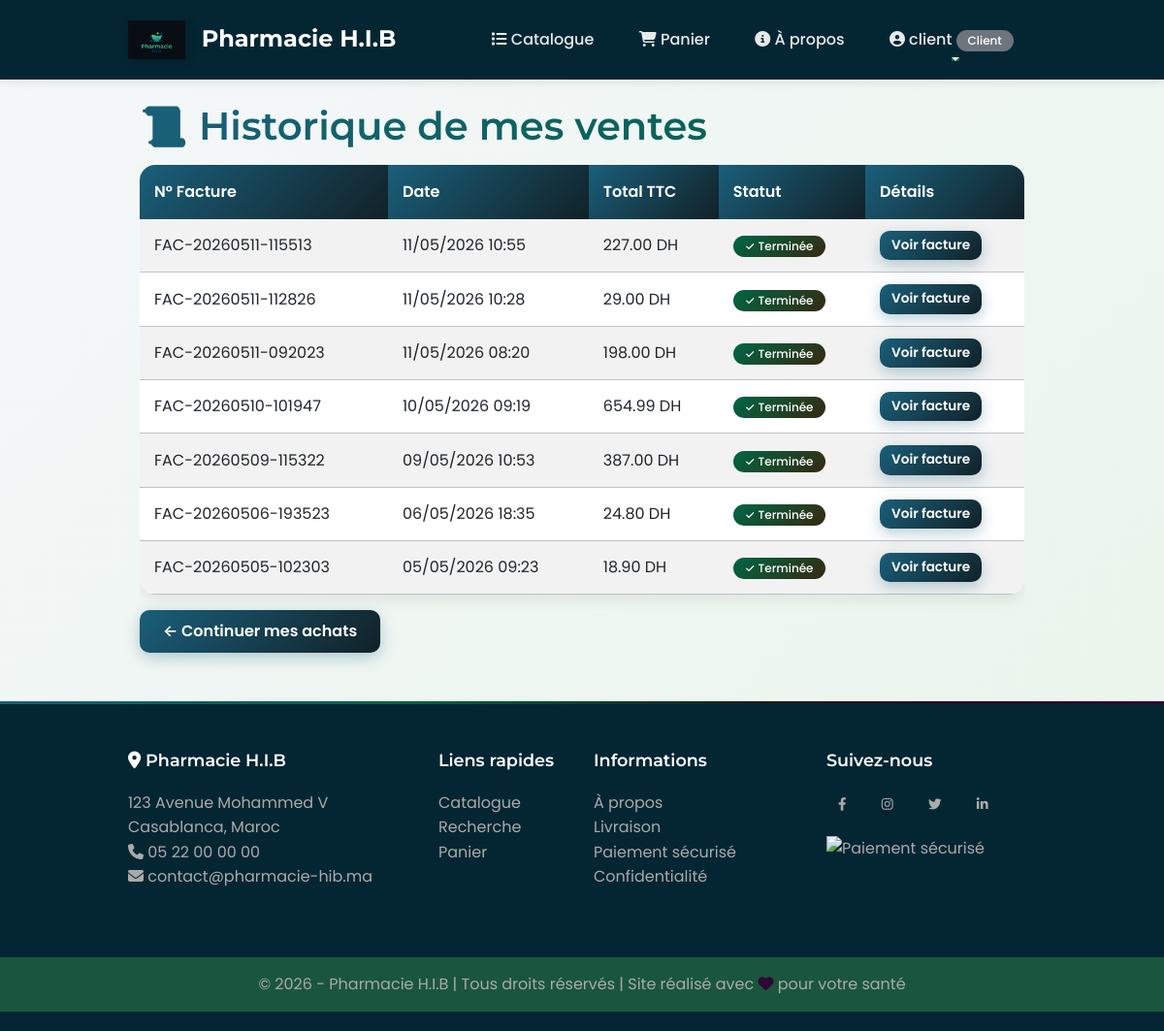
The page /ventes/historique/ (signed in) on the database its author committed.
### users/models.py (models this page shows, shortened)
class Profile(models.Model):
    ROLE_CHOICES = [
        ('client', 'Client'),
        ('pharmacien', 'Pharmacien'),
        ('admin', 'Administrateur'),
    ]
    user = models.OneToOneField(User, on_delete=models.CASCADE)
    role = models.CharField(max_length=20, choices=ROLE_CHOICES, default='client')
    telephone = models.CharField(max_length=20, blank=True)
    adresse = models.TextField(blank=True)

### ventes/models.py (models this page shows, shortened)
class Vente(models.Model):
    STATUT_CHOICES = [
        ('en_cours', 'En cours'),
        ('terminee', 'Terminée'),
        ('annulee', 'Annulée'),
    ]
    PAIEMENT_CHOICES = [
        ('carte', 'Paiement par carte'),
        ('livraison', 'Paiement à la livraison'),
        ('effectue', 'Paiement effectué'),
        ('en_attente', 'Paiement en attente'),
    ]
    numero_facture = models.CharField(max_length=50, unique=True)
    utilisateur = models.ForeignKey(User, on_delete=models.CASCADE)
    date_vente = models.DateTimeField(auto_now_add=True)
    total_ttc = models.DecimalField(max_digits=10, decimal_places=2, default=0)
    statut = models.CharField(max_length=20, choices=STATUT_CHOICES, default='en_cours')
    mode_paiement = models.CharField(max_length=20, choices=PAIEMENT_CHOICES, default='livraison')
    class Meta:
        ordering = ['-date_vente']

### ventes/views.py (the view)
# urls.py: path('historique/', views.historique_ventes, name='historique'),
@login_required
def historique_ventes(request):
    ventes = Vente.objects.filter(utilisateur=request.user).order_by('-date_vente')
    return render(request, 'ventes/historique.html', {'ventes': ventes})

### pharmacie/context_processors.py (called while the page is built)
def alertes_context(request):
    if request.user.is_authenticated and request.user.profile.role in ['admin', 'pharmacien']:
        rupture = Medicament.objects.filter(quantite_stock=0).count()
        critique = Medicament.objects.filter(quantite_stock__lte=Medicament.objects.values('seuil_alerte')).count()
        date_limite = timezone.now().date() + timedelta(days=30)
        expirant = Medicament.objects.filter(date_expiration__lte=date_limite, date_expiration__gte=timezone.now().date()).count()
        expires = Medicament.objects.filter(date_expiration__lt=timezone.now().date()).count()
        total_alertes = rupture + critique + expirant + expires
    else:
        total_alertes = 0
    return {'total_alertes': total_alertes}

### ventes/templates/ventes/historique.html (shortened to what this page needs)
{% extends 'base.html' %}
{% block content %}
<div class="container">
    <h1>📜 Historique de mes ventes</h1>
    {% if ventes %}
    <div class="table-responsive">
        <table class="table table-striped table-hover">
            <thead class="table-dark">
                <tr>
                    <th>N° Facture</th>
                    <th>Date</th>
                    <th>Total TTC</th>
                    <th>Statut</th>
                    <th>Détails</th>
                </tr>
            </thead>
            <tbody>
                {% for vente in ventes %}
                <tr>
                    <td>{{ vente.numero_facture }}</td>
                    <td>{{ vente.date_vente|date:"d/m/Y H:i" }}</td>
                    <td>{{ vente.total_ttc }} DH</td>
                    <td>
                        {% if vente.statut == 'terminee' %}
                            <span class="badge bg-success">✓ Terminée</span>
                        {% elif vente.statut == 'annulee' %}
                            <span class="badge bg-danger">✗ Annulée</span>
                        {% else %}
                            <span class="badge bg-warning">⏳ En cours</span>
                        {% endif %}
                    </td>
                    <td>
                        <a href="{% url 'ventes:facture' vente.id %}" class="btn btn-sm btn-primary">
                            Voir facture
                        </a>
                    </td>
                </tr>
                {% endfor %}
            </tbody>
        </table>
    </div>
    {% else %}
    <div class="alert alert-info text-center">
        <i class="fas fa-shopping-cart fa-3x mb-3 d-block"></i>
        <h4>Vous n'avez pas encore passé de commande</h4>
        <p>Visitez notre <a href="{% url 'stock:liste_medicaments' %}">catalogue</a> pour effectuer votre premier achat !</p>
    </div>
    {% endif %}
    <a href="{% url 'stock:liste_medicaments' %}" class="btn btn-primary">
        ← Continuer mes achats
    </a>
</div>
{% endblock %}

### templates/base.html (shortened to what this page needs)
<!DOCTYPE html>
<html lang="fr">
<head>
    <link href="https://cdn.jsdelivr.net/npm/bootstrap@5.3.0/dist/css/bootstrap.min.css" rel="stylesheet">
    <link rel="stylesheet" href="https://cdnjs.cloudflare.com/ajax/libs/font-awesome/6.4.0/css/all.min.css">
    {% load static %}
    <link rel="stylesheet" href="{% static 'css/style.css' %}">
</head>
<body>
    <nav class="navbar navbar-expand-lg navbar-dark bg-pharmacy sticky-top">
        <div class="container">
            <a class="navbar-brand" href="{% url 'stock:liste_medicaments' %}">
                <img src="{% static 'images/image.png' %}" alt="H.I.B">
                Pharmacie H.I.B
            </a>
            <div class="collapse navbar-collapse" id="navbarNav">
                <ul class="navbar-nav ms-auto">
                    <li class="nav-item">
                        <a class="nav-link" href="{% url 'stock:liste_medicaments' %}">
                            <i class="fas fa-list"></i> Catalogue
                        </a>
                    </li>
                    {% if user.is_authenticated and user.profile.role == 'client' %}
                        <li class="nav-item">
                            <a class="nav-link" href="{% url 'ventes:panier' %}">
                                <i class="fas fa-shopping-cart"></i> Panier
                            </a>
                        </li>
                    {% endif %}
                    <li class="nav-item">
                        <a class="nav-link" href="{% url 'stock:about' %}">
                            <i class="fas fa-info-circle"></i> À propos
                        </a>
                    </li>
                    {% if user.is_authenticated %}
                        <li class="nav-item dropdown">
                            <a class="nav-link dropdown-toggle" href="#" data-bs-toggle="dropdown">
                                <i class="fas fa-user-circle"></i> {{ user.username }}
                                <span class="badge bg-secondary">{{ user.profile.get_role_display }}</span>
                            </a>
                        </li>
                    {% endif %}
                </ul>
            </div>
        </div>
    </nav>
    <main class="container mt-4">
        {% block content %}
        {% endblock %}
    </main>
    <footer class="footer">
        <div class="container">
            <div class="row">
                <div class="col-md-4 mb-4">
                    <h5><i class="fas fa-map-marker-alt"></i> Pharmacie H.I.B</h5>
                    <p>123 Avenue Mohammed V<br>
                    Casablanca, Maroc<br>
                    <i class="fas fa-phone"></i> 05 22 00 00 00<br>
                    <i class="fas fa-envelope"></i> contact@pharmacie-hib.ma</p>
                </div>
                <div class="col-md-2 mb-4">
                    <h5>Liens rapides</h5>
                    <ul class="list-unstyled">
                        <li><a href="{% url 'stock:liste_medicaments' %}">Catalogue</a></li>
                        <li><a href="{% url 'stock:recherche' %}">Recherche</a></li>
                        <li><a href="{% url 'ventes:panier' %}">Panier</a></li>
                    </ul>
                </div>
                <div class="col-md-3 mb-4">
                    <h5>Informations</h5>
                    <ul class="list-unstyled">
                        <li><a href="#">À propos</a></li>
                        <li><a href="#">Livraison</a></li>
                        <li><a href="#">Paiement sécurisé</a></li>
                        <li><a href="#">Confidentialité</a></li>
                    </ul>
                </div>
                <div class="col-md-3 mb-4">
                    <h5>Suivez-nous</h5>
                    <div class="social-links">
                        <a href="#" class="btn btn-outline-light btn-sm me-2"><i class="fab fa-facebook-f"></i></a>
                        <a href="#" class="btn btn-outline-light btn-sm me-2"><i class="fab fa-instagram"></i></a>
                        <a href="#" class="btn btn-outline-light btn-sm me-2"><i class="fab fa-twitter"></i></a>
                        <a href="#" class="btn btn-outline-light btn-sm"><i class="fab fa-linkedin-in"></i></a>
                    </div>
                    <div class="mt-3">
                        <img src="{% static 'images/paiement.png' %}" alt="Paiement sécurisé" style="height: 40px;" class="img-fluid">
                    </div>
                </div>
            </div>
        </div>
        <div class="footer-bottom">
            <div class="container text-center">
                <p class="mb-0">&copy; 2026 - Pharmacie H.I.B | Tous droits réservés | Site réalisé avec <i class="fas fa-heart text-danger"></i> pour votre santé</p>
            </div>
        </div>
    </footer>
</body>
</html>

### static/css/style.css (style rules this page uses)
:root { --pharma-blue: #1a5f7a; --pharma-blue-dark: #0e3d4f; --pharma-blue-light: #112127; --pharma-green: #006644; --pharma-green-dark: #003366 ; --pharma-green-light: #362911; --pharma-orange: #1C1C1C; --pharma-red: #2f0735; --pharma-yellow: #202908; --pharma-purple: #9b59b6; --dark: #2c3e50; --gray-dark: #34495e; --gray: #7f8c8d; --gray-light: #bdc3c7; --light: #ecf0f1; --white: #ffffff; --black: #1a1a2e; --shadow-sm: 0 2px 4px rgba(0,0,0,0.05); --shadow-md: 0 5px 15px rgba(0,0,0,0.08); --shadow-lg: 0 10px 25px rgba(0,0,0,0.1); --shadow-xl: 0 20px 40px rgba(0,0,0,0.15); --shadow-primary: 0 5px 15px rgba(26,95,122,0.3); --shadow-green: 0 5px 15px rgba(39,174,96,0.3); --spacing-xs: 0.25rem; --spacing-sm: 0.5rem; --spacing-md: 1rem; --spacing-lg: 1.5rem; --spacing-xl: 2rem; --spacing-xxl: 3rem; --radius-sm: 6px; --radius-md: 10px; --radius-lg: 16px; --radius-xl: 24px; --radius-round: 50%; --transition-fast: 0.15s ease; --transition-normal: 0.3s ease; --transition-slow: 0.5s ease; --font-primary: 'Poppins', -apple-system, BlinkMacSystemFont, 'Segoe UI', Roboto, sans-serif; --font-heading: 'Montserrat', var(--font-primary); }
* { margin: 0; padding: 0; box-sizing: border-box; }
html { scroll-behavior: smooth; }
body { font-family: var(--font-primary); background: linear-gradient(135deg, #f5f7fa 0%, #e8f5e9 100%); color: var(--dark); line-height: 1.6; min-height: 100vh; }
h1, h2, h3, h4, h5, h6 { font-family: var(--font-heading); font-weight: 600; margin-bottom: var(--spacing-md); }
h1 { font-size: 2.5rem; background: linear-gradient(135deg, var(--pharma-blue), var(--pharma-green)); -webkit-background-clip: text; -webkit-text-fill-color: transparent; background-clip: text; }
h5 { font-size: 1.1rem; }
.navbar { background: linear-gradient(135deg, var(--pharma-blue), var(--pharma-blue-light)); padding: 0.8rem 0; box-shadow: var(--shadow-lg); position: sticky; top: 0; z-index: 1000; }
.navbar-brand { font-family: var(--font-heading); font-weight: 700; font-size: 1.6rem; position: relative; padding: 0.5rem 0; }
.navbar-brand img { height: 45px; margin-right: 12px; transition: var(--transition-normal); filter: drop-shadow(2px 2px 4px rgba(0,0,0,0.2)); }
.nav-link { color: rgba(255,255,255,0.9) !important; font-weight: 500; margin: 0 4px; padding: 0.6rem 1.2rem !important; border-radius: var(--radius-md); transition: var(--transition-normal); position: relative; }
.nav-link::after { content: ''; position: absolute; bottom: 0; left: 50%; width: 0; height: 2px; background: var(--pharma-green); transition: var(--transition-normal); transform: translateX(-50%); }
.btn { border: none; border-radius: var(--radius-md); padding: 10px 24px; font-weight: 600; transition: var(--transition-normal); position: relative; overflow: hidden; cursor: pointer; }
.btn::before { content: ''; position: absolute; top: 50%; left: 50%; width: 0; height: 0; background: rgba(255,255,255,0.2); border-radius: var(--radius-round); transform: translate(-50%, -50%); transition: width 0.6s, height 0.6s; }
.btn-primary { background: linear-gradient(135deg, var(--pharma-blue), var(--pharma-blue-light)); color: white; box-shadow: var(--shadow-primary); }
.btn-sm { padding: 5px 12px; font-size: 0.85rem; }
.table { border-radius: var(--radius-lg); overflow: hidden; box-shadow: var(--shadow-md); }
.table thead th { background: linear-gradient(135deg, var(--pharma-blue), var(--pharma-blue-light)); color: white; border: none; padding: 15px; font-weight: 600; }
.table tbody tr { transition: var(--transition-fast); border-bottom: 1px solid var(--gray-light); }
.table tbody td { padding: 12px 15px; vertical-align: middle; }
.badge { padding: 5px 12px; border-radius: 20px; font-weight: 500; font-size: 0.75rem; }
footer { background: linear-gradient(135deg, var(--pharma-blue-dark), var(--dark)); color: rgba(255,255,255,0.7); padding: 40px 0 20px; margin-top: 60px; position: relative; }
footer::before { content: ''; position: absolute; top: 0; left: 0; right: 0; height: 3px; background: linear-gradient(90deg, var(--pharma-blue), var(--pharma-green), var(--pharma-orange), var(--pharma-red)); }
footer p { margin: 0; }
@media (max-width: 1200px) { .container { max-width: 960px; } }
.text-danger { color: var(--pharma-red) !important; }
.bg-success { background: linear-gradient(135deg, var(--pharma-green), var(--pharma-green-light)) !important; }

### rows shown on the page
Vente: numero_facture "FAC-20260511-115513", date_vente "11/05/2026 10:55", total_ttc "227.00", statut "✓ Terminée"
Vente: numero_facture "FAC-20260511-112826", date_vente "11/05/2026 10:28", total_ttc "29.00", statut "✓ Terminée"
Vente: numero_facture "FAC-20260511-092023", date_vente "11/05/2026 08:20", total_ttc "198.00", statut "✓ Terminée"
Vente: numero_facture "FAC-20260510-101947", date_vente "10/05/2026 09:19", total_ttc "654.99", statut "✓ Terminée"
Vente: numero_facture "FAC-20260509-115322", date_vente "09/05/2026 10:53", total_ttc "387.00", statut "✓ Terminée"
Vente: numero_facture "FAC-20260506-193523", date_vente "06/05/2026 18:35", total_ttc "24.80", statut "✓ Terminée"
Vente: numero_facture "FAC-20260505-102303", date_vente "05/05/2026 09:23", total_ttc "18.90", statut "✓ Terminée"

### other values the page prints
{{ user.username }} "client"
{{ user.profile.get_role_display }} "Client"
